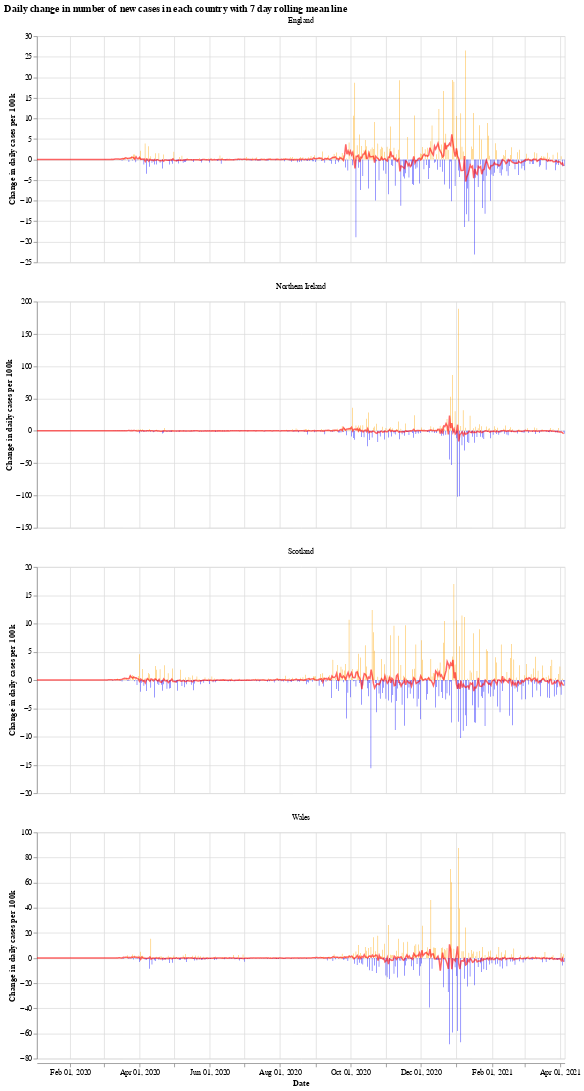

The notebook cell this image was saved under:
### Markdown cell above
We will use the Python library `Altair` for visualising the data, see the [altair docs](https://altair-viz.github.io/) for more information.

First we have a graph which shows the daily change in the number of new cases for each country. This number jumps up and down all over the place, which is likely due to delay in reporting of new cases over the weekend. Another interesting thing is that it looks like the daily cases in Wales experienced a much shorter period of calm over the summer (calm in the sense of daily cases not jumping up and down).

The orange bars are days when the number of new cases (per 100k population) was more than the previous day, while the blue are days when the number of new cases dropped. The red line is the 7 day moving average. 

When the moving average line is below 0, it means that there is a consistent drop in new cases. We can see this clearly happening around the times that lockdowns were introduced (though, to varying degrees). I will update the graphs soon with a marker of when each lockdown started.

### Code cell
# collapse
import altair as alt

bars = alt.Chart(uk_cases).mark_bar().encode(
    x=alt.X("yearmonthdate(date):T", axis=alt.Axis(title='Date')),
    y=alt.Y("casesChangeRate:Q", axis=alt.Axis(title='Change in daily cases per 100k')),
    tooltip='casesChange',
    color=alt.condition(
        alt.datum.casesChangeRate > 0,
        alt.value("orange"),  # The positive color
        alt.value("blue")  # The negative color
    )
).properties(title='Daily change in number of new cases with 7 day rolling mean',width=700).interactive()

line = alt.Chart(uk_cases).mark_line(
    color='red',
    size=2,
    opacity=0.6
).transform_window(
    rolling_mean='mean(casesChangeRate)',
    frame=[0, 7],
    groupby=['areaName']
).encode(
    x='yearmonthdate(date):T',
    y='rolling_mean:Q'
)

alt.layer(bars, line, data=uk_cases).facet(alt.Column(
    'areaName', title=''), columns=1).resolve_scale(y='independent').properties(title='Daily change in number of new cases in each country with 7 day rolling mean line')

### Figure 1 — Vega-Lite specification as saved in the notebook (floating-point values rounded to 4 significant figures; data arrays with more than 128 entries replaced by an {"elided": "..."} marker saying what was removed)
{"config": {"view": {"continuousWidth": 400, "continuousHeight": 300}}, "data": {"name": "data-af8cddfb686dd2c1bd6d542916ecca4a"}, "facet": {"type": "nominal", "field": "areaName", "title": ""}, "spec": {"layer": [{"mark": "bar", "encoding": {"color": {"condition": {"value": "orange", "test": "(datum.casesChangeRate > 0)"}, "value": "blue"}, "tooltip": {"type": "quantitative", "field": "casesChange"}, "x": {"type": "temporal", "axis": {"title": "Date"}, "field": "date", "timeUnit": "yearmonthdate"}, "y": {"type": "quantitative", "axis": {"title": "Change in daily cases per 100k"}, "field": "casesChangeRate"}}, "selection": {"selector001": {"type": "interval", "bind": "scales", "encodings": ["x", "y"]}}, "title": "Daily change in number of new cases with 7 day rolling mean", "width": 700}, {"mark": {"type": "line", "color": "red", "opacity": 0.6, "size": 2}, "encoding": {"x": {"type": "temporal", "field": "date", "timeUnit": "yearmonthdate"}, "y": {"type": "quantitative", "field": "rolling_mean"}}, "transform": [{"window": [{"op": "mean", "field": "casesChangeRate", "as": "rolling_mean"}], "frame": [0, 7], "groupby": ["areaName"]}]}]}, "columns": 1, "resolve": {"scale": {"y": "independent"}}, "title": "Daily change in number of new cases in each country with 7 day rolling mean line", "$schema": "https://vega.github.io/schema/vega-lite/v4.8.1.json", "datasets": {"data-af8cddfb686dd2c1bd6d542916ecca4a": {"elided": "1832 records"}}}
